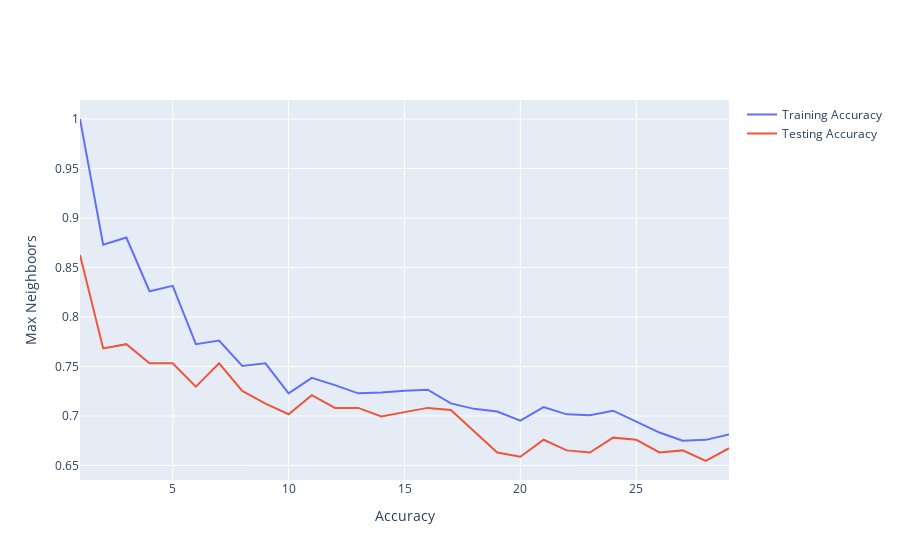

Write notebook code for a chart like this one.
### Markdown cell above
Let's review Which is the ideal number of neighbors in plotly:

### Code cell
fig = go.Figure()
fig.add_trace(go.Scatter(x=list(n_neighbors), y=train, name='Training Accuracy'))
fig.add_trace(go.Scatter(x=list(n_neighbors), y=test, name='Testing Accuracy'))
fig.update_layout(xaxis_title='Accuracy', yaxis_title='Max Neighboors', title='')
fig.show()

### Figure 1 — Plotly figure (JSON) as saved in the notebook; plotly's stock layout.template omitted (floating-point values rounded to 4 significant figures)
{"data": [{"name": "Training Accuracy", "type": "scatter", "x": [1, 2, 3, 4, 5, 6, 7, 8, 9, 10, 11, 12, 13, 14, 15, 16, 17, 18, 19, 20, 21, 22, 23, 24, 25, 26, 27, 28, 29], "y": [1, 0.8729, 0.8803, 0.826, 0.8315, 0.7726, 0.7762, 0.7505, 0.7532, 0.7228, 0.7385, 0.7311, 0.7228, 0.7238, 0.7256, 0.7265, 0.7127, 0.7072, 0.7044, 0.6952, 0.709, 0.7017, 0.7007, 0.7053, 0.6943, 0.6832, 0.675, 0.6759, 0.6814]}, {"name": "Testing Accuracy", "type": "scatter", "x": [1, 2, 3, 4, 5, 6, 7, 8, 9, 10, 11, 12, 13, 14, 15, 16, 17, 18, 19, 20, 21, 22, 23, 24, 25, 26, 27, 28, 29], "y": [0.8627, 0.7682, 0.7725, 0.7532, 0.7532, 0.7296, 0.7532, 0.7253, 0.7124, 0.7017, 0.721, 0.7082, 0.7082, 0.6996, 0.7039, 0.7082, 0.706, 0.6845, 0.6631, 0.6588, 0.676, 0.6652, 0.6631, 0.6781, 0.676, 0.6631, 0.6652, 0.6545, 0.6674]}], "layout": {"autosize": true, "title": {"text": ""}, "xaxis": {"autorange": true, "range": [1, 29], "title": {"text": "Accuracy"}, "type": "linear"}, "yaxis": {"autorange": true, "range": [0.6353, 1.019], "title": {"text": "Max Neighboors"}, "type": "linear"}}}
